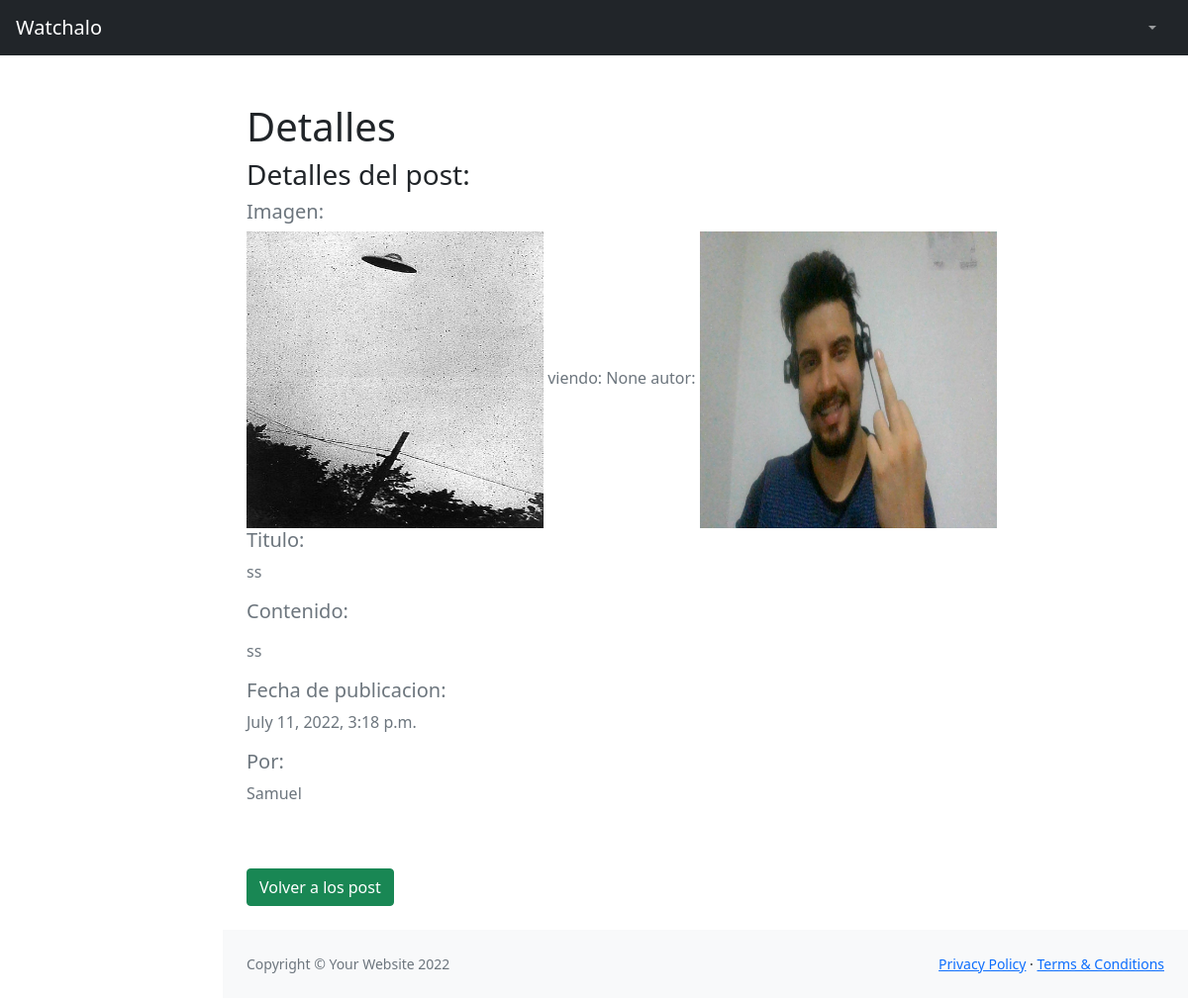
The page /Aplicacion1/detallePost/10 on the database its author committed.
### Aplicacion1/models.py (models this page shows, shortened)
class Post(models.Model):
    nombrePost = models.CharField(max_length=50)
    CuerpoPost = RichTextField(blank = True, null = True, max_length=5000)
    fechaPublicacion = models.DateTimeField(auto_now_add=True)
    user = models.ForeignKey(User,blank=True,null=True, on_delete=models.CASCADE, related_name = "posts")
    imagen = models.ImageField(blank = True, null = True, upload_to="images/", verbose_name="Subir imagen")

class Perfil(models.Model):
    user = models.OneToOneField(User, blank=True,null=True,on_delete=models.CASCADE)
    perfilImagen = models.ImageField(default='default_perfil.jpg')

### Aplicacion1/views.py (the view)
# urls.py: path('detallePost/<pk>', detallePost.as_view(), name='detallePost'),
class  detallePost(DetailView):
    model = Post
    template_name = 'Aplicacion1/detallePost.html'

### Aplicacion1/templates/Aplicacion1/detallePost.html (shortened to what this page needs)
{% extends "Aplicacion1/Padre.html" %}
{% load static %}
{% block seccion_nombre %}
<h1>Detalles</h1>
<h3>Detalles del post:</h3>
{% endblock %}
{% block cuerpo %}
{% if post.imagen %}
    <h5>Imagen: </h5>
    <img src="{{ post.imagen.url}}" alt="" width="300" height="300" >
{% endif %}
viendo: {{user.id}}
autor:
<img src="{{post.user.perfil.perfilImagen.url }}" alt="" width="300" height="300" >
<h5>Titulo: </h5><p>{{post.nombrePost}}</p>
<h5>Contenido: </h5>
<p>
{{post.CuerpoPost | safe}}
</p>
<h5>Fecha de publicacion: </h5><p>{{post.fechaPublicacion}}</p>
<h5>Por: </h5>
<p>{{ post.user.username}}</p>
<br>
<br>
<a href="{% url 'Aplicacion1:Inicio' %}"><button type="button" class="btn btn-success">Volver a los post</button></a>
{% endblock %}

### rows shown on the page
Post: imagen (picture), user.perfil.perfilImagen (picture), nombrePost "ss", CuerpoPost "ss", fechaPublicacion "July 11, 2022, 3:18 p.m.", user.username "Samuel"

### other values the page prints
{{ user.id }} "None"
